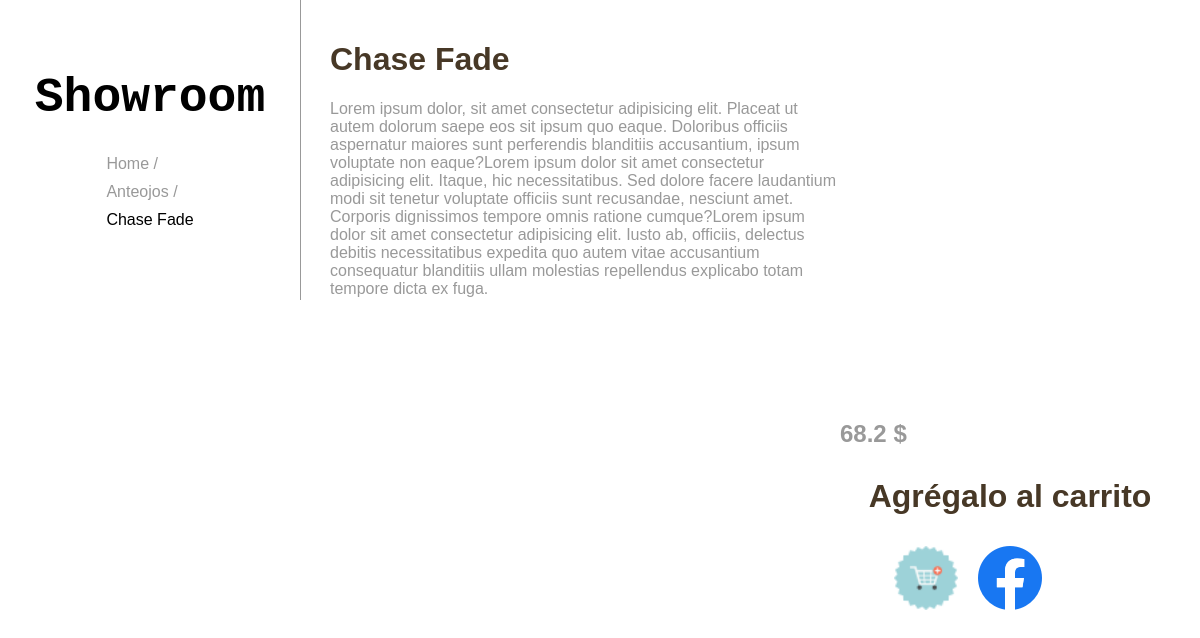
The page /categoria/1/producto/4 on the database its author committed.
### tables this page shows
CREATE TABLE `productos` (
  `id` int(11) NOT NULL,
  `nombre` varchar(50) NOT NULL,
  `id_categoria` int(11) NOT NULL,
  `precio` decimal(60,2) NOT NULL,
  `contenido` text NOT NULL,
  `url_img_principal` text NOT NULL
);

CREATE TABLE `categoria` (
  `id` int(11) NOT NULL,
  `nombre` varchar(50) NOT NULL,
  `descripcion` varchar(150) NOT NULL,
  `url_imagen` text NOT NULL
);

### app/http/Request.php (called while the page is built, shortened)
<?php
class Request{
    public function uri(){
        return $this->_uri;
    }
    public function method(){
        return $this->_method;
    }
    public function fromGlobal(){
        $this->_uri= $_SERVER['REQUEST_URI'];
        $this->_method= $_SERVER['REQUEST_METHOD'];
        return $this;
    }
}

### app/controllers/CategoriaController.php (called while the page is built, shortened)
<?php
class CategoriaController{
    public static function producto($req,$param){
        $categorias = new CategoriaRepository($req->datasource);
        $productos = new ProductoRepository($req->datasource);
        $categoria = $categorias->findById($param[0]);
        $producto = $productos->findById($param[1]);
        require_once('../app/views/detalle.php');
    }
}

### app/http/Routing/RoutingMiddleware.php (called while the page is built, shortened)
<?php
class RoutingMiddleware extends Middleware{
    public function router(){
        return $this->_router;
    }
    public function handler($request){
        return $this->router()->handler($request);
    }
}

### app/http/Middlewares/SessionStartMiddlewares.php (called while the page is built, shortened)
<?php
class SessionStartMiddlewares extends Middleware{
    public function handler($request){
        $this->next($request);
    }
}

### public/index.php (called while the page is built, shortened)
<?php
require_once '../autoload.php';
$server = new Server((new Request())->fromGlobal());
$server->use(function($req,$middleware){
    $req->datasource = MysqlDataSource::getInstance();
    $req->mailer = new PhpmailerMailer();
    $middleware->next($req);
});
$server->if('/api',function($server){
    $server->use(new AuthoMiddleware());
    $server->router()->get('/api/producto','app\controllers\ApiController::AllProducto')
    ->get('/api/producto/(\w+)','app\controllers\ApiController::OneProducto')
    ->post('/api/producto','app\controllers\ApiController::CreateProducto')
    ->put('/api/producto/(\w+)','app\controllers\ApiController::UpdateProducto')
    ->patch('/api/producto/(\w+)','app\controllers\ApiController::PatchProducto')
    ->delete('/api/producto/(\w+)','app\controllers\ApiController::DeleteProducto')
    ->get('/api/categoria','app\controllers\ApiController::AllCategoria')
    ->get('/api/categoria/(\w+)','app\controllers\ApiController::OneCategoria')
    ->post('/api/categoria','app\controllers\ApiController::CreateCategoria')
    ->put('/api/categoria/(\w+)','app\controllers\ApiController::UpdateCategoria')
    ->patch('/api/categoria/(\w+)','app\controllers\ApiController::PatchCategoria')
    ->delete('/api/categoria/(\w+)','app\controllers\ApiController::DeleteCategoria')
    ->get('/api/usuario','app\controllers\ApiController::AllUsuario')
    ->get('/api/usuario/(\w+)','app\controllers\ApiController::OneUsuario')
    ->patch('/api/usuario/(\w+)','app\controllers\ApiController::PatchUsuario')
    ->delete('/api/usuario/(\w+)','app\controllers\ApiController::DeleteUsuario');
});
$server->not('/api',function($server){
    $server->use(new SessionStartMiddlewares());
    $server->router()->get('/','app\controllers\HomeController::index')
    ->get('/categoria/(\w+)','app\controllers\CategoriaController::index')
    ->get('/categoria/(\w+)/producto/(\w+)','app\controllers\CategoriaController::producto')
    ->get('/pedido','app\controllers\PedidoController::index')
    ->post('/pedido/presupuesto','app\controllers\PedidoController::presupuesto')
    ->post('/contacto','app\controllers\PedidoController::contacto')
    ->get('/carrito/agregar/(\w+)','app\controllers\CarritoController::agregar')
    ->get('/carrito/incrementar/(\w+)','app\controllers\CarritoController::incrementar')
    ->get('/carrito/reducir/(\w+)','app\controllers\CarritoController::reducir')
    ->get('/carrito/eliminar/(\w)','app\controllers\CarritoController::eliminar')
    ->get('/register','app\controllers\RegisterController::index')
    ->post('/register/create','app\controllers\RegisterController::create');
});
$server->handler();

### app/http/Middlewares/ClosureMiddleware.php (called while the page is built, shortened)
<?php
class ClosureMiddleware extends Middleware{
    private function getCallable(){
        return $this->_callable;
    }
    public function handler($request){
        $callable= $this->getCallable();
        return $callable($request,$this);
    }
}

### app/http/RequestPipeline.php (called while the page is built, shortened)
<?php
class RequestPipeline{
    private array $_handlers=[];
    public function use(Middleware $middleware){
        array_push($this->_handlers,$middleware);
    }
    public function handler(Request $request){
        $this->_handlers[0]->handler($request);
    }
}

### app/http/Server.php (called while the page is built, shortened)
<?php
class Server{
    private $_pipeline;
    private $_request;
    public function __construct(Request $request){
        $this->_pipeline = new RequestPipeline();
        $this->_request = $request;
    }
    public function use($middleware){
        if(is_callable($middleware)){
            $this->_pipeline->use(new ClosureMiddleware($middleware));
        }
        else{
            $this->_pipeline->use($middleware);
        }
    }
    public function handler(){
        $this->_pipeline->handler($this->_request);
    }
}

### autoload.php (called while the page is built, shortened)
<?php
spl_autoload_register(function($className){
    $className = str_replace('\\','/',$className);
    $className = '../'.$className.'.php';
});

### app/dataSource/MysqlDataSource.php (called while the page is built, shortened)
<?php
class MysqlDataSource implements IDataSource{
    private ?PDO $pdo=null;
    static public $instance=null;
    private function __construct(){
        $host='localhost';
        $db='phpAvanzado';
        $user='root';
        $pass='';
        try{
            $this->pdo= new PDO("mysql:host=$host;dbname=$db;charset=utf8",$user,$pass);
        }
        catch(PDOException $e){
            echo $e->getMessage();
        }
    }
    static public function getInstance(){
        if(!isset(self::$instance)){
            self::$instance = new MysqlDataSource();
        }
        return self::$instance;
    }
    public function findOne($resource,$field,$value){
        $sql="SELECT * FROM $resource WHERE $field = :value";
        $stmt=$this->pdo->prepare($sql);
        $stmt->bindValue(':value',$value);
        $stmt->execute();
        return $stmt->fetch(PDO::FETCH_ASSOC);
    }
}

### app/repositories/CategoriaRepository.php (called while the page is built, shortened)
<?php
class CategoriaRepository{
    public function findById($id){
        $result = $this->dataSource->findOne('categoria','id',$id);
        if(is_array($result)){
            $object = new Categoria(
                $result['id'],
                $result['nombre'],
                $result['descripcion'],
                $result['url_imagen'],
            );
            return $object;
        }
        else{
            return 'ERROR: El registro no existe :(';
        }
    }
}

### app/repositories/ProductoRepository.php (called while the page is built, shortened)
<?php
class ProductoRepository{
    public function findById($id){
        $result = $this->dataSource->findOne('productos','id',$id);
        if(is_array($result)){
            $object = new Producto(
                $result['id'],
                $result['nombre'],
                $result['id_categoria'],
                $result['precio'],
                $result['contenido'],
                $result['url_img_principal']
            );
            return $object;
        }
        else{
            return 'ERROR: El registro no existe :(';
        }
    }
}

### app/views/detalle.php (the view, shortened to what this page needs)
<!DOCTYPE html>
<html>
	<head>
		<link rel="stylesheet" href="/css/globals.css" />
		<link rel="stylesheet" href="/css/detalle.page.css" />
	</head>
	<body>
		<?php $urlCodificada = str_replace(' ','%20',$producto->url_img_principal)		?>
		<header>
			<a href="/" id="logo">Showroom</a>
			<div id="siteMap">
				<a href="/" class="backLink">Home /</a>
				<a href="/categoria/<?=$categoria->id?>" class="backLink"><?=$categoria->nombre?> /</a>
				<a href="#" class="backLink" style="color: black"
					><?=$producto->nombre?>
				</a>
			</div>
		</header>
		<main>
			<h1><?=$producto->nombre?></h1>
			<div id="contenido">
				<div id="texto">
					<?=$producto->contenido?>
				</div>
				<div id="miniaturas">
					<div class="imagenes">
						<div
							class="imagen"
							id="img1"
							style="
								background-image: url(<?=$urlCodificada?>);
							"
						></div>
					</div>
					<h2><?=$producto->precio?> $</h2>
					<h1 class="relacionados_titulo">Agrégalo al carrito</h1>
					<div class="relacionados">
						<a
							class="thumb"
							href="/carrito/agregar/<?=$producto->id?>"
							style="
							background-image: url(/iconos/add_to_cart.png);"
						></a>
						<a
							class="thumb"
							href="https://www.facebook.com/?locale=es_LA>"
							target="_blank"
							style="
							background-image: url(/iconos/fb_icon.png);"
						></a>
						<a
							class="thumb"
							href="https://www.instagram.com/>"
							target="_blank"
							style="
							background-image: url(/iconos/ig_icon.png);"
						></a>
					</div>
				</div>
			</div>
		</main>
	</body>
</html>

### app/http/Routing/Router.php (shortened to what this page needs)
<?php
class Router{
    private $_routes=[];
    public function add($method,$pattern,$callable){
        $pattern= str_replace('/','\/',$pattern);
        array_push($this->_routes,
            [
                'method' => strtoupper($method),
                'pattern' => $pattern,
                'callable' => $callable
            ]
        );
        return $this;
    }
    public function handler($request){
        foreach($this->_routes as $router){
            $pattern='#^'.$router['pattern'].'\/?$#';
            if(preg_match($pattern,$request->uri(),$urlParams) && $request->method()==$router['method']){
                array_shift($urlParams);
                return $router['callable']($request,$urlParams);
            }
        }
    }
}

### public/css/globals.css (style rules this page uses)
html, body { margin: 0; padding: 0; font-family: Arial, Helvetica, sans-serif; }
h1 { color: #999999ff; }

### public/css/detalle.page.css (style rules this page uses)
header { width: 300px; height: 300px; float: left; display: flex; flex-direction: column; justify-content: center; align-items: center; border-right: 1px solid #999; position: fixed; }
header #siteMap { display: flex; flex-direction: column; margin-top: 20px; }
header a.backLink { color: #999; text-decoration: none; margin-top: 10px; }
header a#logo { text-align: center; align-items: center; width: 300px; display: flex; justify-content: center; align-items: center; color: black; text-decoration: none; font-family: monospace; font-weight: bold; font-size: 48px; }
main { color: #999; box-sizing: border-box; padding: 20px; float: right; width: calc(100% - 310px); }
main h1 { color: #473826ff; }
.imagenes .imagen { width: 100%; height: 300px; background-position: center; background-size: cover; margin-left: 5px; }
#contenido { margin-top: 20px; display: flex; }
#texto { width: 60%; }
#miniaturas { width: 40%; }
.relacionados { display: flex; justify-content: center; }
.relacionados_titulo { margin-top: 30px; text-align: center; }
.thumb { display: block; width: 64px; height: 64px; background-position: center; background-size: cover; margin: 10px; }
a { text-decoration: none; }
a:link { color: grey; }

### rows shown on the page
productos: id_categoria.nombre "Anteojos", nombre "Chase Fade", contenido "Lorem ipsum dolor, sit amet consectetur adipisicing elit. Placeat ut autem dolorum saepe eos sit ipsum quo eaque. Doloribus officiis aspernatur maiores sunt perferendis blanditiis accusantium, ipsum voluptate non eaque?Lorem ipsum dolor sit amet consectetur adipisicing elit. Itaque, hic necessitatibus. Sed dolore facere laudantium modi sit tenetur voluptate officiis sunt recusandae, nesciunt amet. Corporis dignissimos tempore omnis ratione cumque?Lorem ipsum dolor sit amet consectetur adipisicing elit. Iusto ab, officiis, delectus debitis necessitatibus expedita quo autem vitae accusantium consequatur blanditiis ullam molestias repellendus explicabo totam tempore dicta ex fuga.", precio "68.2"
